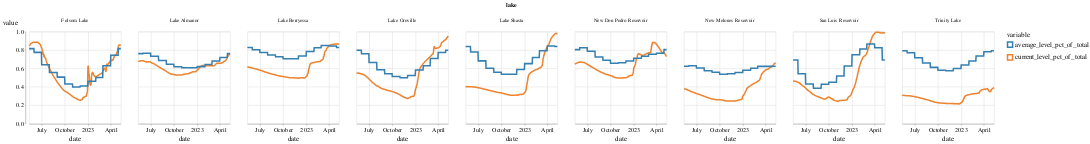

The notebook cell saved with this chart:
### Code cell
alt.data_transformers.disable_max_rows()

alt.Chart(melt).mark_line().encode(
    x='date:T',
    y='value',
    color='variable',
    column='lake'
).properties(
    width=180,
    height=180
)

### Figure 1 — Vega-Lite specification as saved in the notebook (floating-point values rounded to 4 significant figures; data arrays with more than 128 entries replaced by an {"elided": "..."} marker saying what was removed)
{"config": {"view": {"width": 800, "height": 450}, "background": "#ffffff", "title": {"anchor": "start", "font": "BentonGothic-Bold, sans", "fontColor": "#000000", "fontSize": 22, "fontWeight": "normal"}, "arc": {"fill": "#82c6df"}, "area": {"fill": "#82c6df"}, "line": {"stroke": "#82c6df", "strokeWidth": 3}, "path": {"stroke": "#82c6df"}, "rect": {"fill": "#82c6df"}, "shape": {"stroke": "#82c6df"}, "bar": {"fill": "#82c6df"}, "point": {"stroke": "#82c6df"}, "symbol": {"fill": "#82c6df", "size": 30}, "axis": {"titleFont": "BentonGothic-Bold, sans", "titleFontSize": 14, "titleFontWeight": "normal", "labelFont": "BentonGothic, sans", "labelFontSize": 12, "labelFontWeight": "normal"}, "axisX": {"labelAngle": 0, "labelPadding": 4, "tickSize": 3}, "axisY": {"labelBaseline": "middle", "maxExtent": 45, "minExtent": 45, "tickSize": 2, "titleAlign": "left", "titleAngle": 0, "titleX": -45, "titleY": -11}, "legend": {"titleFont": "BentonGothic-Bold, sans", "titleFontSize": 14, "titleFontWeight": "normal", "symbolType": "square", "labelFont": "BentonGothic, sans", "labelFontSize": 13}, "range": {"category": ["#3580b1", "#ec8431", "#ab7fb4", "#c89d29", "#adc839", "#829eb1"], "diverging": ["#e68a4f", "#f4bb6a", "#f9e39c", "#dadfe2", "#a6b7c6", "#849eae"], "heatmap": ["#fbf2c7", "#f9e39c", "#f8d36e", "#f4bb6a", "#e68a4f", "#d15a40", "#ab4232"], "ordinal": ["#fbf2c7", "#f9e39c", "#f8d36e", "#f4bb6a", "#e68a4f", "#d15a40", "#ab4232"], "ramp": ["#fbf2c7", "#f9e39c", "#f8d36e", "#f4bb6a", "#e68a4f", "#d15a40", "#ab4232"]}}, "data": {"name": "data-997c9358c0af2be9cb49d4fbc88be961"}, "mark": "line", "encoding": {"color": {"field": "variable", "type": "nominal"}, "column": {"field": "lake", "type": "nominal"}, "x": {"field": "date", "type": "temporal"}, "y": {"field": "value", "type": "quantitative"}}, "height": 180, "width": 180, "$schema": "https://vega.github.io/schema/vega-lite/v4.17.0.json", "datasets": {"data-997c9358c0af2be9cb49d4fbc88be961": {"elided": "6568 records"}}}
